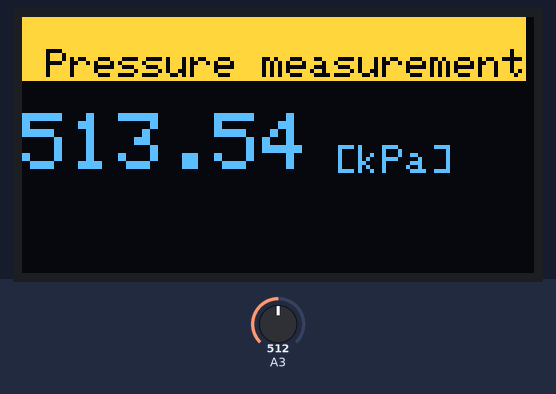
Simulated run of this sketch. Board: Arduino Mega 2560, built with avr-gcc and run on an emulated ATmega2560. Shown: 128×64 one-colour display. The test bench sets the inputs (shaded band); at power-on: A3 = 512. The OLED is the two-colour kind (top 16 rows yellow); the display library's start-up logo is not drawn.

Above: at 1.7 s.
1.8 s: A3 set to 716
At 3.4 s:
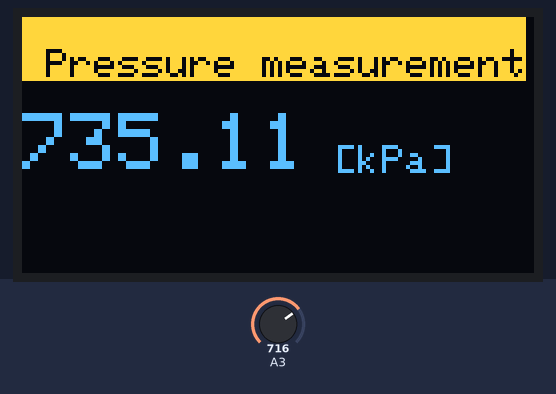
3.7 s: A3 set to 900
At 5.1 s:
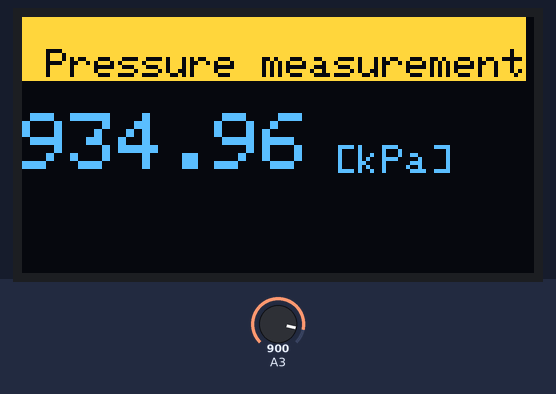
5.6 s: A3 set to 1023
At 6.7 s:
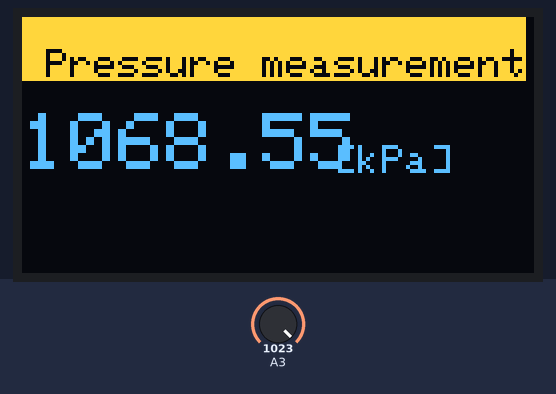
Timing chart, 0 to 8.6 s (numbered marks = the images above; inputs shaded):
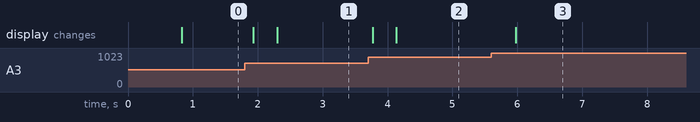

Measured:
- after the input at 1.8 s, the display: first changes after 0.13 s (image 1 shows a later state)
- after the input at 3.7 s, the display: first changes after 0.07 s (image 2 shows a later state)
- after the input at 5.6 s, the display: changes after 0.38 s (image 3)

The sketch:

Pressure_oled.ino
```cpp
#include <SPI.h>
#include <Wire.h>
#include <Adafruit_GFX.h>
#include <Adafruit_SSD1306.h>

#define SCREEN_WIDTH 128 // OLED display width, in pixels
#define SCREEN_HEIGHT 64 // OLED display height, in pixels

// Declaration for an SSD1306 display connected to I2C (SDA, SCL pins)
#define OLED_RESET     -1 // Reset pin # (or -1 if sharing Arduino reset pin)
Adafruit_SSD1306 display(SCREEN_WIDTH, SCREEN_HEIGHT, &Wire, OLED_RESET);

#define NUMFLAKES     10 // Number of snowflakes in the animation example

float press_data;

void setup(){
    //Serial.begin(9600);
    if(!display.begin(SSD1306_SWITCHCAPVCC, 0x3C)) { // Address 0x3D for 128x64
    //Serial.println(F("SSD1306 allocation failed"));
    for(;;); // Don't proceed, loop forever
    }

    display.display();
    delay(500);

}

void loop(){
  press_data = calcpress();
  drawpress(press_data);
}

float calcpress(){
  int val = 0;  // variable to store the value read
  float voltage;
  float val2volt = 5.0/1023.0; //mega 10bit is 1023
  float volt2pres_a = 1000.0/4.5;//4.5 is param
  float volt2pres_b = 191.51/4.5;//185.71 is param
  float pres;
  float press_total;
  float press_aberage;
  for(int i=0; i < 200; i++){
    val = analogRead(A3);  // read the input pin
    voltage = val2volt * val;
    pres = (volt2pres_a * voltage) - volt2pres_b;
    press_total += pres;
    delay(1);
  }
  press_aberage = press_total/200;
  return press_aberage;
}

void drawpress(float press_data) {
  display.clearDisplay();

  display.setTextSize(1.5);             // Normal 1:1 pixel scale
  display.setTextColor(BLACK,WHITE);        // Draw white text
  display.setCursor(0,0);             // Start at top-left corner
  display.print("                     ");
  display.println(F("\n Pressure measurement\n"));

  display.setTextSize(2);             // Draw 2X-scale text
  display.setTextColor(WHITE);
  //display.print(F("0x")); display.println(0xDEADBEEF, HEX);
  display.print(press_data);
  display.setTextSize(1);
  display.println("\n             [kPa]");
  display.display();
  delay(100);
}
```
